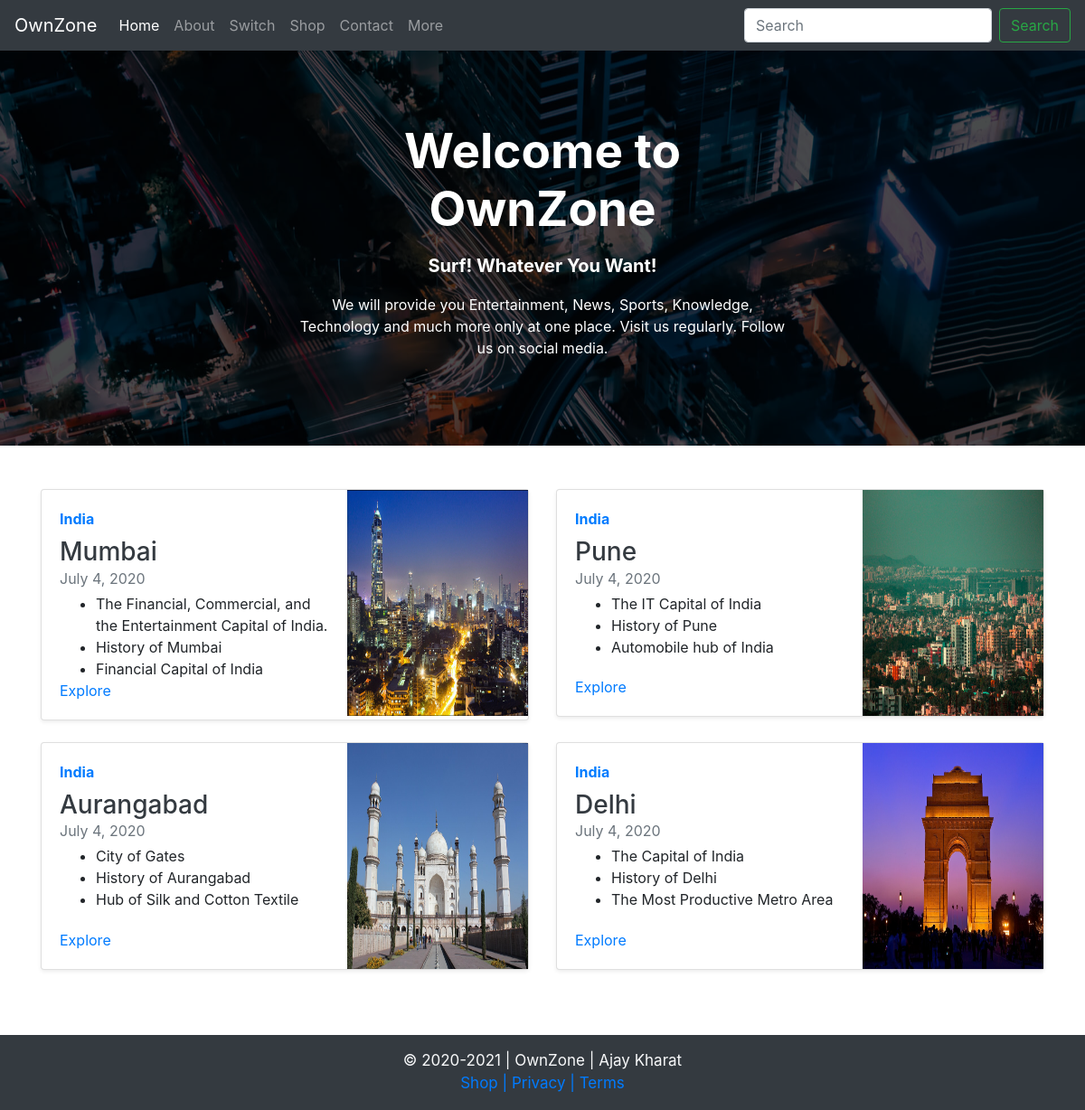
Screenshot of /blog/ with the database file from the repository.
### blog/models.py (models this page shows, shortened)
class Blogpost(models.Model):
    post_id = models.AutoField(primary_key=True)
    title = models.CharField(max_length=100, default="")
    head1 = models.CharField(max_length=100, default="")
    chead1 = models.TextField(default="")
    head2 = models.CharField(max_length=100, default="")
    chead2 = models.TextField(default="")
    head3 = models.CharField(max_length=100, default="")
    chead3 = models.TextField(default="")
    pub_date = models.DateField()
    img = models.ImageField(upload_to='blog/images')

### blog/views.py (the view)
# urls.py: path("", views.index, name="BlogHome"),
def index(request):
    post = Blogpost.objects.all()
    return render(request, 'blog/index.html', {'post': post})

### blog/templates/blog/index.html (shortened to what this page needs)
{% extends 'blog/base.html' %}
{% block body %}
<section id="testimonials" class="testimonials">
    <div class="container">
        <div class="testimonial-item text-white">
            <div class="container col-md-6 px-0">
                <h1 class="display-5 font-weight-bold">Welcome to OwnZone</h1>
                <p class="lead my-3 text-white font-weight-bold">Surf! Whatever You Want!</p>
                <p class="lead mb-2">
                <p>We will provide you Entertainment, News, Sports, Knowledge, Technology and much more only at one
                    place.
                    Visit us regularly. Follow us on social media.</p>
            </div>
        </div>
    </div>
</section>
<div class="container my-5">
    <div class="row mb-2">
        {% for post in post %}
        <div class="col-md-6">
            <div class="card flex-md-row mb-4 shadow-sm h-md-250">
                <div class="card-body d-flex flex-column align-items-start">
                    <strong class="d-inline-block mb-2 text-primary">India</strong>
                    <h3 class="mb-0">
                        <a class="text-dark" href="/blog/blogpost/{{post.post_id}}">{{post.title}}</a>
                    </h3>
                    <div class="mb-1 text-muted">{{post.pub_date}}</div>
                    <ul class="card-text mb-auto">
                        <li>
                            <p class="card-text mb-auto">{{post.head1}}</p>
                        </li>
                        <li>
                            <p class="card-text mb-auto">{{post.head2}}</p>
                        </li>
                        <li>
                            <p class="card-text mb-auto">{{post.head3}}</p>
                        </li>
                    </ul>
                    <a href="/blog/blogpost/{{post.post_id}}">Explore</a>
                </div>
                <img class="bd-placeholder-img card-img-right flex-auto d-none d-lg-block" width="200" height="250"
                    src='/media/{{post.img}}'>
            </div>
            {% if forloop.counter|divisibleby:2 %}
        </div>
        <div class="row mb-2">
            {% endif %}
        </div>
        {% endfor %}
    </div>
</div>
{% endblock %}

### blog/templates/blog/base.html (shortened to what this page needs)
<!DOCTYPE html>
<html lang="en">
<head>
    <link rel="stylesheet" href="https://stackpath.bootstrapcdn.com/bootstrap/4.2.1/css/bootstrap.min.css
      " />
</head>
<body>
    {% load static %}
    <nav class="navbar navbar-expand-lg navbar-dark bg-dark">
        <a class="navbar-brand" href="/shop">OwnZone</a>
        <div class="collapse navbar-collapse" id="navbarSupportedContent">
            <ul class="navbar-nav mr-auto">
                <li class="nav-item active">
                    <a class="nav-link" href="/shop">Home<span class="sr-only">(current)</span></a>
                </li>
                <li class="nav-item">
                    <a class="nav-link" href="/shop/about">About</a>
                </li>
                <li class="nav-item">
                    <a class="nav-link" href="/">Switch</a>
                </li>
                <li class="nav-item">
                    <a class="nav-link" href="/shop">Shop</a>
                </li>
                <li class="nav-item">
                    <a class="nav-link" href="/shop/contact">Contact</a>
                </li>
                <li class="nav-item">
                    <a class="nav-link" href="#">More</a>
                </li>
                <li class="nav-item">
                    <a class="nav-link" href="#"></a>
                </li>
            </ul>
            <form class="form-inline my-2 my-lg-0">
                <input class="form-control mr-sm-2" type="search" placeholder="Search" aria-label="Search" />
                <button class="btn btn-outline-success my-2 my-sm-0" type="submit">
                    Search
                </button>
            </form>
        </div>
    </nav>
    {% block body %} {% endblock %}
    <footer class="container-fluid bg-dark my-0 py-3 text-light">
        <p class="mb-0 text-center">© 2020-2021 | OwnZone | Ajay Kharat</p>
        <p class="mb-0 text-center">
            <a href="#">Shop |</a>
            <a href="#">Privacy |</a>
            <a href="#">Terms</a>
        </p>
    </footer>
</body>
</html>

### rows the page displays
Blogpost: title "Mumbai", pub_date "July 4, 2020", head1 "The Financial, Commercial, and the Entertainment Capital of India.", head2 "History of Mumbai", head3 "Financial Capital of India", img (picture)
Blogpost: title "Pune", pub_date "July 4, 2020", head1 "The IT Capital of India", head2 "History of Pune", head3 "Automobile hub of India", img (picture)
Blogpost: title "Aurangabad", pub_date "July 4, 2020", head1 "City of Gates", head2 "History of Aurangabad", head3 "Hub of Silk and Cotton Textile", img (picture)
Blogpost: title "Delhi", pub_date "July 4, 2020", head1 "The Capital of India", head2 "History of Delhi", head3 "The Most Productive Metro Area", img (picture)
